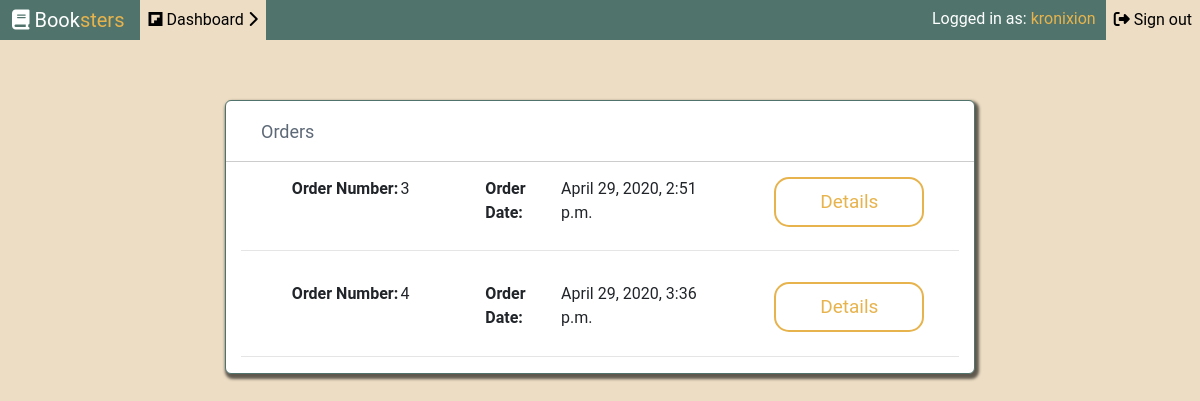
The page /orders/ (signed in) on the database as committed earlier.
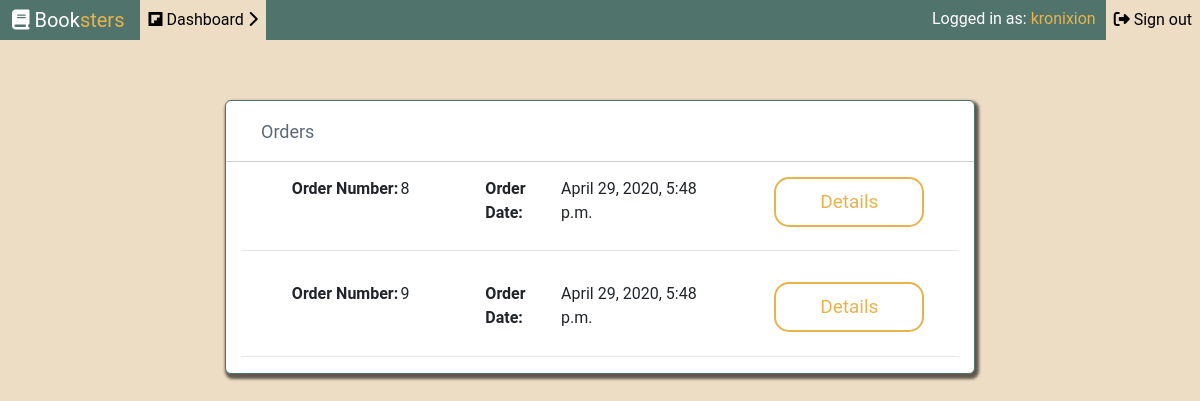
The same page on the database as committed later.
### purchases/models.py (models this page shows)
class Order(models.Model):
    books = models.ManyToManyField(Book)
    orderDate = models.DateTimeField(auto_now=True)
    user = models.ForeignKey(Account,on_delete = models.CASCADE,blank=True, null=True)
    totalSum = models.IntegerField(default=0)

### purchases/views.py (the view)
# urls.py: path('orders/',orders,name='orders'),
@login_required
def orders(request):
    account = Account.objects.get(id = request.user.id)
    order = account.shoppingCart.books.all()
    orders = Order.objects.filter(user=account)
    if request.method == "POST" and len(order)!=0:
        o = Order(user=account,totalSum=account.shoppingCart.sumOfBooks())
        o.save()
        for book in order:
            o.books.add(book)
        account.shoppingCart.books.clear()
        return render(request,'orders.html',{'orders':orders})
    else:
        return render(request,'orders.html',{'orders':orders})

### purchases/templates/orders.html
{%extends 'base.html'%}
{%load static%}
{%block title}{%endblock}
{%block additionalMetaData%}
<link rel="stylesheet" href="{%static 'css/orders.css'%}">
{%endblock%}
{%block body%}
<div class="container">
    <div class="row">
        <div class="col-lg-12">
            <h5>Orders</h5>
        </div>
    </div>
    {%if orders%}
    {%for order in orders%}
    <div class="row">
        <div class="col-lg-4 d-flex justify-content-center"><strong>Order Number: </strong> {{order.id}}</div>
        <div class="col-lg-4 d-flex justify-content-center"><strong>Order Date: </strong> {{order.orderDate}}</div>
        <div class="col-lg-4 d-flex justify-content-center"><a href="{% url 'detailedOrder' id=order.id %}"><button>Details</button></a></div>
    </div>
    <hr>
    {%endfor%}
    {%else%}
    <div class="row">
        <div class="col-lg-12">
            <h4>You haven't ordered anything...</h4>
        </div>
    </div>
    {%endif%}
</div>
{%endblock%}

### templates/base.html (shortened to what this page needs)
{% load static %}
<!DOCTYPE html>
<html lang="en">
    <head>
        <link rel="stylesheet" href="https://stackpath.bootstrapcdn.com/bootstrap/4.4.1/css/bootstrap.min.css">
        <link rel="stylesheet" href="{% static 'css/navbar.css' %}" type="text/css">
        {%block additionalMetaData%}{%endblock%}
    </head>
    <body>
        <nav class="navbar navbar-expand-lg sticky-top">
            <a class="navbar-brand" href="{%url 'landingPage'%}"><i class="fa fa-book" aria-hidden="true"></i> Book<span id="sters">sters</span></a>
            <div class="collapse navbar-collapse" id="navbarSupportedContent">
              <ul class="navbar-nav mr-auto">
                {% if user.is_authenticated %}
                <li class="nav-item">
                    <div class="dropdown">
                      <a href="{%url 'dashboard'%}" class="nav-link dropdown-btn"><i class="fab fa-flipboard"></i> Dashboard <i class="fas fa-chevron-right"></i></a>
                    </div>
                </li>
                {%endif%}
              </ul>
              <ul class="navbar-nav"  >
                  {% if user.is_authenticated %}
                  <li id="loggedIn">
                      <span>Logged in as: <span id="username">{{user.username}}</span></span>
                  </li>
                  <li class="nav-item">
                    <form action="{%url 'signOut'%}" method="POST">
                      <button type="Submit" class="signOut nav-link"><i class="fas fa-sign-out-alt"></i> Sign out</button>
                    </form>
                  </li>
                  {% endif %}
              </ul>
            </div>
          </nav>
        {%block body%}{%endblock%}
    </body>
</html>

### static/css/navbar.css (style rules this page uses)
.navbar-expand-lg { background: #50746C; padding: 0; }
.navbar-brand { color:white; padding-left: 1%; }
.nav-link { color: black; transition: 0.5s all; }
.nav-link { background-color: #EDDDC4; }
.dropdown .fa-chevron-right { transition: 0.5s all; }
.signOut { width:100%; height:100%; border:none; background-color: #EDDDC4; }
#sters { color: #E7B34D; }
#loggedIn { padding-top: 7px; margin-right:10px; }
#loggedIn span { text-align: center; color: white; text-align: center; }
#loggedIn span #username { color:#E7B34D; }

### static/css/orders.css (style rules this page uses)
html, body { width: 100%; height: 100%; margin: 0; background-color: #EDDDC4; font-family: 'Roboto', sans-serif; }
.container { width:750px; box-shadow: 2px 3px 3px 2px rgba(0,0,0,0.6); margin-top:5%; border: 1px solid #50746C; background-color: white; border-radius: 6px; }
h5 { height: 60px; margin:0; padding: 20px 20px; color: #5E6977; font-size: 18px; font-weight: 400; }
.row:first-of-type { border-bottom: 1px solid rgba(0,0,0,0.2); }
.col-lg-4 { margin-top:2%; margin-bottom:1%; padding: 0 10px; }
strong { margin-right: 1%; }
.container button { width:150px; height:50px; border-radius: 15px; background-color: transparent; border: 2px solid #E7B34D; color: #E7B34D; transition: 0.2s all; font-size: 19px; }

Rows that differ between the two databases and show on the page:
removed Order: id "3", orderDate "April 29, 2020, 2:51 p.m."
removed Order: id "4", orderDate "April 29, 2020, 3:36 p.m."
added Order: id "8", orderDate "April 29, 2020, 5:48 p.m."
added Order: id "9", orderDate "April 29, 2020, 5:48 p.m."
